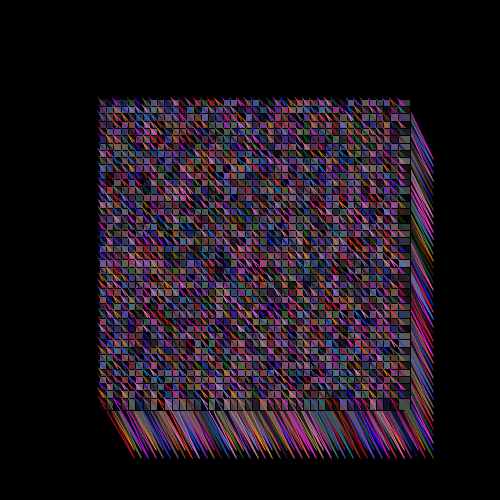
Frame 1 (no input)
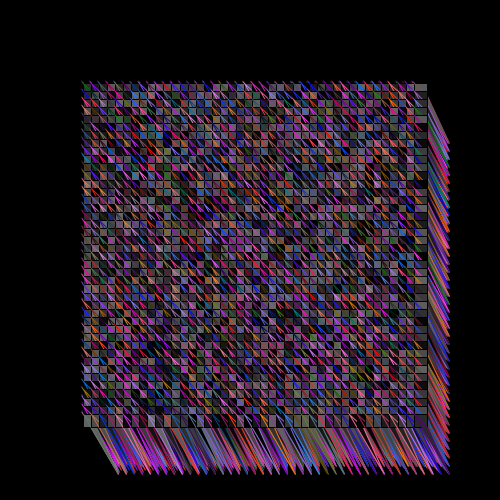
Frame 60 (the mouse pressed at the canvas centre just before this capture)
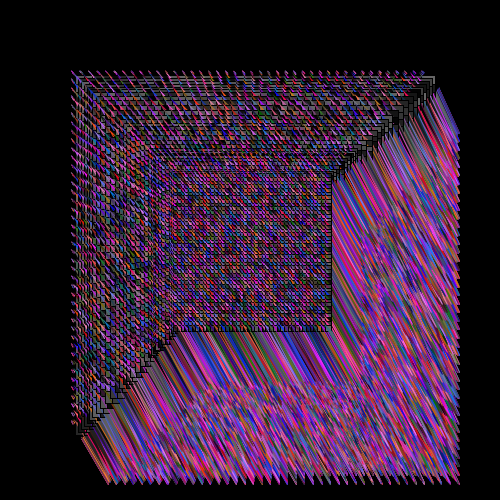
Frame 120 (the mouse held since frame 60 and released just before this capture)

The Processing sketch that drew these frames (run headless with seeded random() and noise(); from frame 60 on, the mouse is pressed at the canvas centre):

// Processing sketch: processing_110920
// ── processing_110920.pde

// Recession by Clair Dunn - October, 2011
// a serious modification of Matt Pearson's example code
// on page xxiii of his book, Generative Art.

int cr = int(random(255)), cg = int(random(255)), cb = int(random(255));
float xstart, ystart, squaresize; 
int timeFlag = 0;

void setup() {
  size(500, 500);
  background(0);

  xstart = random(10);
  ystart = random(10);

  squaresize = height/8;
}

void draw() {
  frameRate (20);

  xstart += 0.02;
  ystart += 0.01;

  translate(width/2, height/2);

  float ynoise = ystart;
  for (float y = -squaresize; y <= squaresize; y+=3) {

    float xnoise = xstart;
    for (float x = -squaresize; x <= squaresize; x+=3) {

      drawPoint(x, y, noise(xnoise, ynoise));
    }
  }

  if (millis() >= timeFlag + 500) {
    timeFlag=millis();
  }
  if (frameCount > 2000) { // 20 seconds * 25 fps = 500
    noLoop();
  }
}

void drawPoint(float x, float y, float noiseFactor) {
  pushMatrix();
  translate(x * noiseFactor * 4, y * noiseFactor * 4);
  float edgeSize = noiseFactor * 20; 
  stroke (0, 0, 0);

  rectMode(CORNER);
  fill(random(104));
  rect(0, 0, edgeSize, edgeSize);
  cr = int(random(255)); 
  cg = int(random(127)); 
  cb = int(random(255));
  stroke(cr, cg, cb);
  triangle (0, 0, edgeSize, edgeSize, 35, 60);
  if ( (x >300) && (y < -200) ) {
    line(x, y, 500, 500);
  }
  popMatrix();
}
